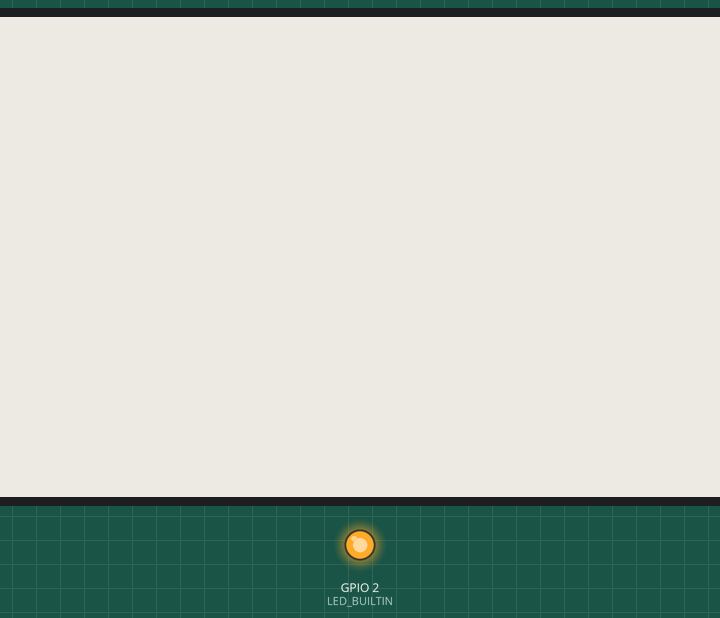
The program below on a simulated ESP8266 (NodeMCU). On the bench: 800×480 one-colour display, output pins drawn as LEDs (lit = HIGH, except the on-board LED, lit = LOW). WiFi joins after 1.5 s; servers stay silent unless stated; not simulated (calls return 0 or success): secrets.h; pins used as bus, display or sensor lines are not drawn.

Above: at 0.1 s.
At 8.1 s:
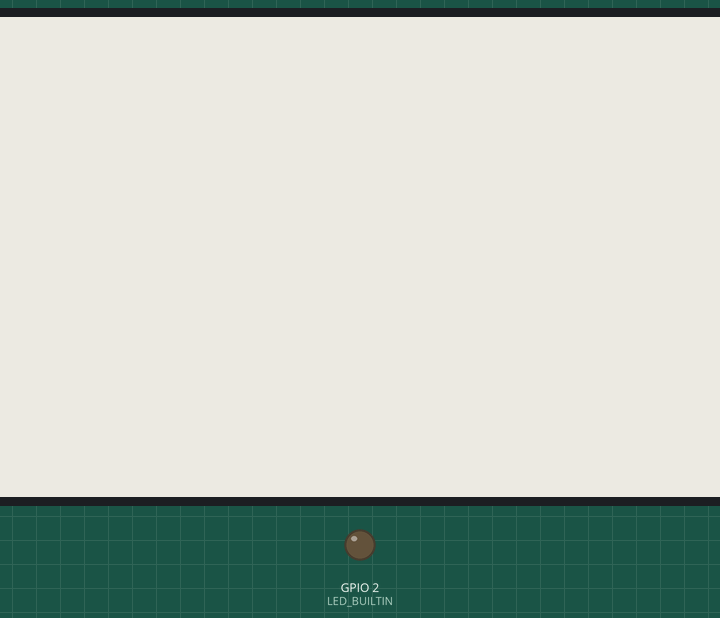
Timing chart, 0 to 9.6 s (numbered marks = the images above):
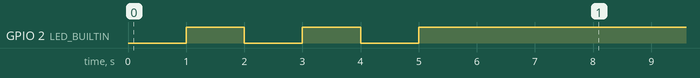

The program:

main.cpp
```cpp
#include <ESP8266WiFi.h>
#include <ESP8266HTTPClient.h>
#include <WiFiClientSecureBearSSL.h>
#include <GxEPD2_BW.h>

#include "secrets.h"

// #define ENABLE_PRINT
#ifndef ENABLE_PRINT
// disable Serial output
#define Serial PlaceholderName
static class {
   public:
    template <typename... T>
    void begin(T...) {}
    template <typename... T>
    void print(T...) {}
    template <typename... T>
    void printf(T...) {}
    template <typename... T>
    void println(T...) {}
} Serial;
#endif

// No need for paged display, set the page height to 1 to avoid extra RAM usage
GxEPD2_BW<GxEPD2_750_T7, 1> display(GxEPD2_750_T7(/*CS=D8*/ SS, /*DC=D3*/ 0, /*RST=D4*/ 2, /*BUSY=D2*/ 4)); // GDEW075T7 800x480, EK79655 (GD7965)
const size_t BUF_LEN = GxEPD2_750_T7::WIDTH / 8;
uint8_t row_buf[BUF_LEN];

const unsigned long REFRESH_INTERVAL_MS = 180UL * 1000UL;
const unsigned int WIFI_TIMEOUT_SEC = 30;
// max number of refreshes before clearing screen
const unsigned int MAX_REFRESH_COUNT = 5;

uint8_t refresh_count = 0;

void show_raw_bitmap(void);

void setup() {
    Serial.begin(115200);
    Serial.println();
    Serial.println("Tinker-Arduino started.");

    // blink builtin LED 3 times to indicate boot
    pinMode(LED_BUILTIN, OUTPUT);
    for (int i = 0; i < 3; i++) {
        digitalWrite(LED_BUILTIN, LOW);
        delay(1000);
        digitalWrite(LED_BUILTIN, HIGH);
        delay(1000);
    }

    Serial.print("Connecting to ");
    Serial.print(WIFI_SSID);

    WiFi.mode(WIFI_STA);
    WiFi.begin(WIFI_SSID, WIFI_PASSWORD);

    int start_time = millis();
    while (WiFi.status() != WL_CONNECTED) {
        Serial.printf(".(%d)", WiFi.status());
        if (millis() - start_time > WIFI_TIMEOUT_SEC * 1000) {
            Serial.println();
            Serial.println("Connection timed out.");
            ESP.restart();
        }
        delay(1000);
    }

    Serial.println();
    Serial.println("WiFi connected.");
    Serial.print("IP address: ");
    Serial.println(WiFi.localIP());

    display.init(115200);
}

void loop() {
    if (WiFi.status() != WL_CONNECTED) {
        ESP.restart();
        return;
    }

    if (refresh_count == 0) {
        Serial.println("Clearing display...");
        display.clearScreen();
        display.refresh();
        Serial.println("Display cleared");
    }

    Serial.println("displaying image...");
    show_raw_bitmap();
    Serial.printf("done one display, refresh count=%d\n", refresh_count);

    // Power off display to avoid burn-in
    // See https://www.waveshare.com/wiki/7.5inch_e-Paper_HAT_Manual#Precautions
    // Cannot use display.hibernate() because it will lose previous image,
    // preventing fast partial refresh
    display.powerOff();
    delay(REFRESH_INTERVAL_MS);
}

uint8_t reverse_bits(uint8_t v) {
    // http://graphics.stanford.edu/~seander/bithacks.html#BitReverseObvious
    uint8_t r = v; // r will be reversed bits of v; first get LSB of v
    int s = sizeof(v) * CHAR_BIT - 1; // extra shift needed at end

    for (v >>= 1; v; v >>= 1) {
        r <<= 1;
        r |= v & 1;
        s--;
    }
    r <<= s; // shift when v's highest bits are zero
    return r;
}

bool display_row(HTTPClient &http, std::unique_ptr<BearSSL::WiFiClientSecure> &client, int row) {
    if (!http.connected()) {
        Serial.println("Error: HTTP connection not open");
        return false;
    }

    int c = client->readBytes(row_buf, BUF_LEN);
    if (c < static_cast<int>(BUF_LEN)) {
        Serial.printf("Error: only read %d bytes, expected %d\n", c, BUF_LEN);
        return false;
    }

    // Not sure why but the bits need to be reversed
    for (size_t i = 0; i < BUF_LEN; i++) {
        row_buf[i] = reverse_bits(row_buf[i]);
    }

    Serial.printf("Writing row %d\n", row);
    display.writeImage(row_buf, 0, row, display.width(), 1);
    return true;
}

void show_raw_bitmap() {
    std::unique_ptr<BearSSL::WiFiClientSecure> client(new BearSSL::WiFiClientSecure);
    client->setInsecure();
    client->setBufferSizes(4096, 4096);
    client->setTimeout(10000);  // 10 seconds timeout due to slow image generation

    HTTPClient http;
    Serial.println("Connecting to host...");
    if (!http.begin(*client, "tinker.kev3u.com", 443, "/raw")) {
        Serial.println("Connection failed");
        return;
    }

    int code = http.GET();
    if (code != HTTP_CODE_OK) {
        Serial.printf("HTTP error: %d\n", code);
        return;
    }

    Serial.println("Reading image data...");
    for (int row = 0; row < display.height(); row++) {
        if (!display_row(http, client, row)) {
            break;
        }
    }
    Serial.println("Done reading image data");
    // Do a fast refresh to avoid flickering when the screen is updated
    display.refresh(true);
    refresh_count++;
    refresh_count %= MAX_REFRESH_COUNT;
}
```
